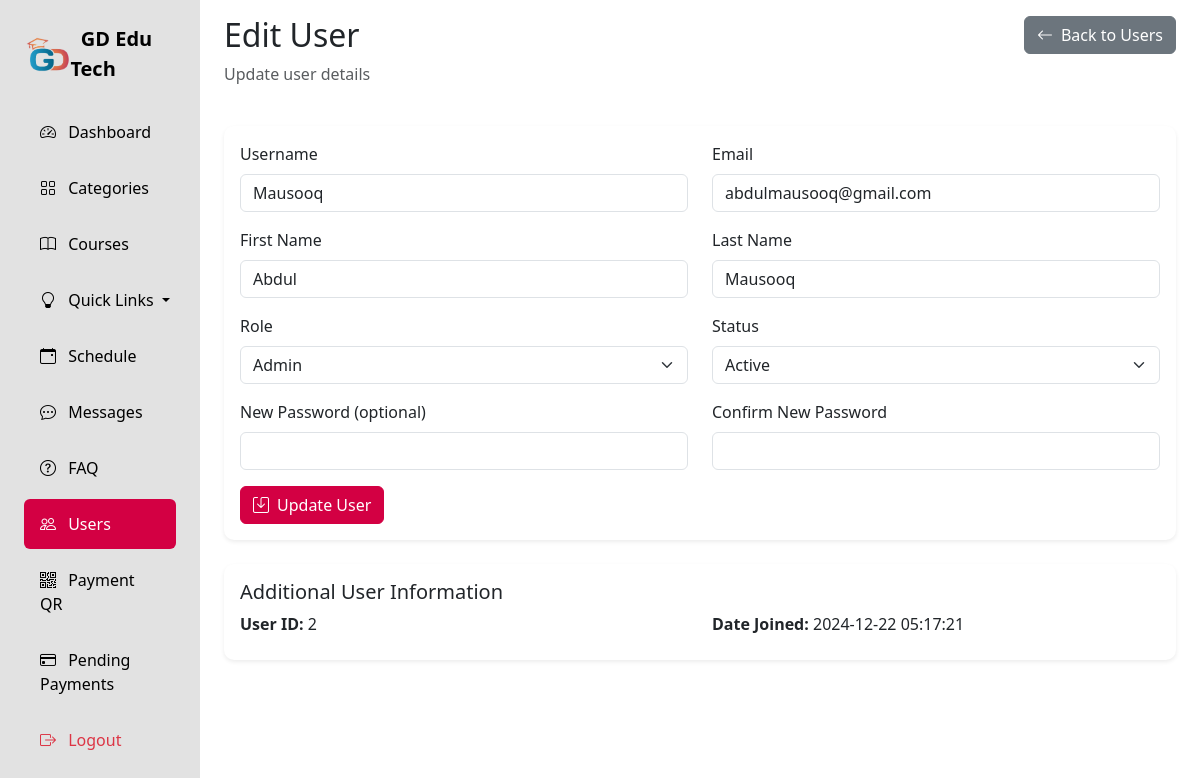
/adminPanel/Users/edit_user.php?id=2 (signed in), run on the app's committed database.
### tables this page shows
CREATE TABLE `Users` (
  `user_id` int(11) NOT NULL,
  `username` varchar(100) NOT NULL,
  `password_hash` varchar(255) NOT NULL,
  `email` varchar(150) NOT NULL,
  `first_name` varchar(100) NOT NULL,
  `last_name` varchar(100) NOT NULL,
  `role` enum('admin','Staff','student') NOT NULL,
  `date_joined` datetime DEFAULT current_timestamp(),
  `profile_image` varchar(255) DEFAULT NULL,
  `status` enum('active','inactive','banned') DEFAULT 'active',
  `created_at` datetime DEFAULT current_timestamp(),
  `updated_at` datetime DEFAULT current_timestamp() ON UPDATE current_timestamp()
);

### adminPanel/Users/edit_user.php (the view, shortened to what this page needs)
<?php
require_once '../../Configurations/config.php';
$user_id = intval($_GET['id']);
$query = "SELECT * FROM Users WHERE user_id = $user_id";
$result = mysqli_query($conn, $query);
$user = mysqli_fetch_assoc($result);
?>
<!DOCTYPE html>
<html lang="en">
<head>
    <link href="https://cdn.jsdelivr.net/npm/bootstrap@5.3.2/dist/css/bootstrap.min.css" rel="stylesheet">
    <link rel="stylesheet" href="https://cdn.jsdelivr.net/npm/bootstrap-icons@1.11.1/font/bootstrap-icons.css">
    <link rel="stylesheet" href="../css/style.css">
</head>
<body>
    <div class="container-fluid">
        <div class="row">
            <div class="col-auto col-md-3 col-xl-2 px-sm-2 px-0 sidebar">
                <div class="d-flex flex-column align-items-center align-items-sm-start px-3 pt-2 min-vh-100">
                    <a href="#" class="d-flex align-items-center pb-3 mb-md-1 mt-md-3 me-md-auto text-white text-decoration-none">
                        <span class="fs-5 fw-bolder" style="display: flex;align-items:center;color:black;">
                            <img height="35px" src="../images/edutechLogo.png" alt="">&nbsp; GD Edu Tech
                        </span>
                    </a>
                    <ul class="nav nav-pills flex-column mb-sm-auto mb-0 align-items-center align-items-sm-start w-100" id="menu">
                        <li class="w-100">
                            <a href="../" class="nav-link">
                                <i class="bi bi-speedometer2 me-2"></i> Dashboard
                            </a>
                        </li>
                        <li class="w-100">
                            <a href="../Categories/" class="nav-link">
                                <i class="bi bi-grid me-2"></i> Categories
                            </a>
                        </li>
                        <li class="w-100">
                            <a href="../Courses/" class="nav-link">
                                <i class="bi bi-book me-2"></i> Courses
                            </a>
                        </li>
                        <li class="w-100 dropdown">
                            <a href="#" class="nav-link dropdown-toggle" id="quizDropdown" role="button" data-bs-toggle="dropdown" aria-expanded="false">
                                <i class="bi bi-lightbulb me-2"></i> Quick Links
                            </a>
                        </li>
                        <li class="w-100">
                            <a href="../Schedule/" class="nav-link">
                                <i class="bi bi-calendar-event me-2"></i> Schedule
                            </a>
                        </li>
                        <li class="w-100">
                            <a href="../Messages/" class="nav-link">
                                <i class="bi bi-chat-dots me-2"></i> Messages
                            </a>
                        </li>
                        <li class="w-100">
                            <a href="../FAQ/" class="nav-link">
                                <i class="bi bi-question-circle me-2"></i> FAQ
                            </a>
                        </li>
                        <li class="w-100">
                            <a href="./" class="nav-link active">
                                <i class="bi bi-people me-2"></i> Users
                            </a>
                        </li>
                        <li class="w-100">
                            <a href="../manage_qr.php" class="nav-link">
                                <i class="bi bi-qr-code me-2"></i> Payment QR
                            </a>
                        </li>
                        <li class="w-100">
                            <a href="../pending_payments.php" class="nav-link">
                                <i class="bi bi-credit-card me-2"></i> Pending Payments
                            </a>
                        </li>
                        <li class="w-100 mt-auto">
                            <a href="../logout.php" class="nav-link text-danger">
                                <i class="bi bi-box-arrow-right me-2"></i> Logout
                            </a>
                        </li>
                    </ul>
                </div>
            </div>
            <div class="col py-3">
                <div class="container-fluid">
                    <div class="row mb-4">
                        <div class="col">
                            <h2>Edit User</h2>
                            <p class="text-muted">Update user details</p>
                        </div>
                        <div class="col-auto">
                            <a href="./" class="btn btn-secondary">
                                <i class="bi bi-arrow-left me-2"></i>Back to Users
                            </a>
                        </div>
                    </div>
                    <div class="card shadow-sm">
                        <div class="card-body">
                            <form method="POST" action="edit_user.php?id=<?php echo $user_id; ?>">
                                <div class="row">
                                    <div class="col-md-6 mb-3">
                                        <label for="username" class="form-label">Username</label>
                                        <input type="text" class="form-control" id="username" name="username"
                                               value="<?php echo htmlspecialchars($user['username']); ?>" required>
                                    </div>
                                    <div class="col-md-6 mb-3">
                                        <label for="email" class="form-label">Email</label>
                                        <input type="email" class="form-control" id="email" name="email"
                                               value="<?php echo htmlspecialchars($user['email']); ?>" required>
                                    </div>
                                </div>
                                <div class="row">
                                    <div class="col-md-6 mb-3">
                                        <label for="first_name" class="form-label">First Name</label>
                                        <input type="text" class="form-control" id="first_name" name="first_name"
                                               value="<?php echo htmlspecialchars($user['first_name']); ?>" required>
                                    </div>
                                    <div class="col-md-6 mb-3">
                                        <label for="last_name" class="form-label">Last Name</label>
                                        <input type="text" class="form-control" id="last_name" name="last_name"
                                               value="<?php echo htmlspecialchars($user['last_name']); ?>" required>
                                    </div>
                                </div>
                                <div class="row">
                                    <div class="col-md-6 mb-3">
                                        <label for="role" class="form-label">Role</label>
                                        <select class="form-select" id="role" name="role" required>
                                            <option value="admin" <?php echo $user['role'] == 'admin' ? 'selected' : ''; ?>>Admin</option>
                                        </select>
                                    </div>
                                    <div class="col-md-6 mb-3">
                                        <label for="status" class="form-label">Status</label>
                                        <select class="form-select" id="status" name="status" required>
                                            <option value="active" <?php echo $user['status'] == 'active' ? 'selected' : ''; ?>>Active</option>
                                        </select>
                                    </div>
                                </div>
                                <div class="row">
                                    <div class="col-md-6 mb-3">
                                        <label for="new_password" class="form-label">New Password (optional)</label>
                                        <input type="password" class="form-control" id="new_password" name="new_password">
                                    </div>
                                    <div class="col-md-6 mb-3">
                                        <label for="confirm_password" class="form-label">Confirm New Password</label>
                                        <input type="password" class="form-control" id="confirm_password" name="confirm_password">
                                    </div>
                                </div>
                                <div class="row">
                                    <div class="col-12">
                                        <button type="submit" class="btn btn-primary">
                                            <i class="bi bi-save me-2"></i>Update User
                                        </button>
                                    </div>
                                </div>
                            </form>
                        </div>
                    </div>
                    <div class="card shadow-sm mt-4">
                        <div class="card-body">
                            <h5 class="card-title">Additional User Information</h5>
                            <div class="row">
                                <div class="col-md-6 mb-2">
                                    <strong>User ID:</strong> <?php echo $user['user_id']; ?>
                                </div>
                                <div class="col-md-6 mb-2">
                                    <strong>Date Joined:</strong> <?php echo date('Y-m-d H:i:s', strtotime($user['date_joined'])); ?>
                                </div>
                            </div>
                        </div>
                    </div>
                </div>
            </div>
        </div>
    </div>
</body>
</html>

### adminPanel/css/style.css (style rules this page uses)
.sidebar { background: #e2e2e2 !important; min-height: 100vh; color: white; }
.nav-link { color:black; padding: 0.8rem 1rem; margin: 0.2rem 0; border-radius: 0.5rem; }
.nav-link.active { background: #d30043 !important; color: white; }
.card { border: none; border-radius: 10px; box-shadow: 0 0 15px rgba(0, 0, 0, 0.1); }
.btn-primary { background:#d30043 !important ; border-color: #d30043 !important; }

### data on the page
users: username "Mausooq", email "abdulmausooq@gmail.com", first_name "Abdul", last_name "Mausooq", status "Active", user_id "2", date_joined "2024-12-22 05:17:21"
